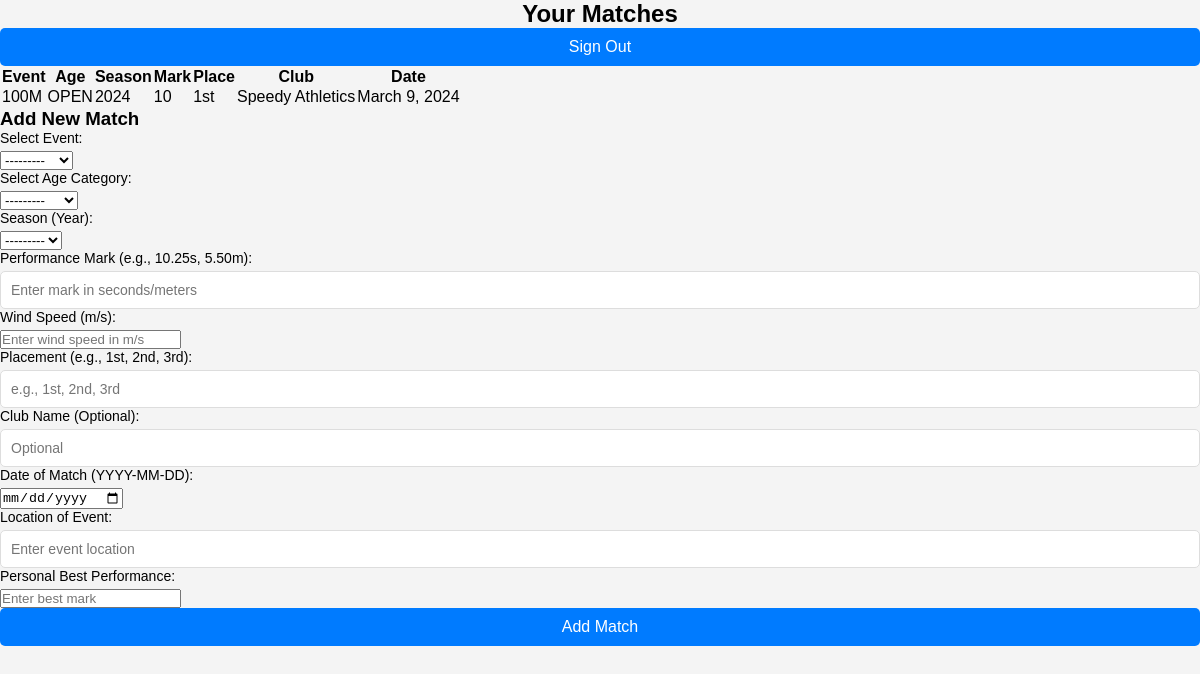
Page /athlete/matches/ (signed in) on the committed database.
### webApp/models.py (models this page shows, shortened)
class Match(models.Model):
    AGES = [
        ("OPEN", "Open"),
        ("U-23", "Under-23"),
        ("U-20", "Under-20"),
        ("U-18", "Under-18"),
        ("U-17", "Under-17"),
        ("U-15", "Under-15"),
        ("U-13", "Under-13"),
        ("U-11", "Under-11"),
        ("U-09", "Under-9"),
    ]
    SEASON = [
        (2025, "2025"),
        (2024, "2024"),
        (2023, "2023"),
        (2022, "2022"),
        (2021, "2021"),
        (2020, "2020"),
        (2019, "2019"),
    ]
    matchID = models.AutoField(primary_key=True)
    athlete = models.ForeignKey(Athlete, on_delete=models.CASCADE, related_name="matches", null=True)  # ForeignKey to Athlete
    event = models.ForeignKey(Event, on_delete=models.CASCADE, related_name="matches", null=True)  # ForeignKey to Event
    windSpeed = models.DecimalField(max_digits=3, decimal_places=1)
    place = models.CharField(max_length=200)
    date = models.DateField()
    location = models.CharField(max_length=200)
    mark = models.CharField(max_length=10)
    age = models.CharField(max_length=5, choices=AGES)
    club = models.CharField(max_length=200, default=None, blank=True, null=True)  # The club name the athlete performed under for a match
    personalBest = models.DecimalField(max_digits=10, decimal_places=2)
    season = models.IntegerField(choices=SEASON)
    gender = models.CharField(max_length=6, choices=Athlete.GENDER, default="MALE")  # Match gender (can be different from athlete)

class Event(models.Model):
    EVENTS = [
        ("60M", "60 Meters"),
        ("80M", "80 Meters"),
        ("100M", "100 Meters"),
        ("200M", "200 Meters"),
        ("400M", "400 Meters"),
        ("800M", "800 Meters"),
        ("1000M", "1000 Meters"),
        ("1200M", "1200 Meters"),
        ("1500M", "1500 Meters"),
        ("3000M", "3000 Meters"),
        ("5000M", "5000 Meters"),
        ("10000M", "10000 Meters"),
        ("60H", "60 Hurdles"),
        ("100H", "100 Hurdles"),
        ("110H", "110 Hurdles"),
        ("400H", "400 Hurdles"),
        ("3000SC", "3000 SC"),
        ("4100R", "4×100 Relay"),
        ("4400R", "4×400 Relay"),
        ("HM", "Half Marathon"),
        ("M", "Marathon"),
        ("20KW", "20K Walk"),
        ("PENT", "Pentathlon"),
        ("HEPT", "Heptathlon"),
        ("OCTA", "Octathlon"),
        ("DECA", "Decathlon"),
        ("HJ", "High Jump"),
        ("LJ", "Long Jump"),
        ("TRJ", "Triple Jump"),
        ("PV", "Pole Vault"),
        ("DISCUS", "Discus"),
        ("JAVE", "Javelin"),
        ("HAM", "Hammer"),
        ("SHOT", "Shot Put"),
        ("80H", "80 Hurdles"),
        ("BT", "Ball Throw"),
    ]
    eventID = models.AutoField(primary_key=True)
    eventName = models.CharField(max_length=200, choices=EVENTS)
    description = models.TextField(blank=True, null=True)  # Optional event description
    def __str__(self):
        return self.eventName  # Displays the event's name

### webApp/views.py (the view)
# urls.py: path('athlete/matches/', views.athlete_matches, name='athlete_matches'),
@login_required
def athlete_matches(request):
	athlete = request.user  # Assuming the user model has a related 'athlete'
	matches = Match.objects.filter(athlete=athlete)
	if request.method == 'POST':
		form = MatchForm(request.POST)
		if form.is_valid():
			new_match = form.save(commit=False)
			new_match.athlete = athlete  # Set the logged-in athlete
			new_match.save()
			return redirect('athlete_matches')  # Redirect back to the matches page
	else:
		form = MatchForm()
	return render(request, 'website/athlete_matches.html', {'matches': matches, 'form': form})

### webApp/templates/website/athlete_matches.html (shortened to what this page needs)
{% extends "website/layout.html" %}
{% load static %}
{% block body %}
<h2>Your Matches</h2>
<form action="{% url 'logout' %}" method="post">
    <button type="submit">Sign Out</button>
</form>
<table>
    <tr>
        <th>Event</th>
        <th>Age</th>
        <th>Season</th>
        <th>Mark</th>
        <th>Place</th>
        <th>Club</th>
        <th>Date</th>
    </tr>
    {% for match in matches %}
    <tr>
        <td>{{ match.event }}</td>
        <td>{{ match.age }}</td>
        <td>{{ match.season }}</td>
        <td>{{ match.mark }}</td>
        <td>{{ match.place }}</td>
        <td>{{ match.club }}</td>
        <td>{{ match.date }}</td>
    </tr>
    {% endfor %}
</table>
<h3>Add New Match</h3>
<form method="POST">
    {{ form.as_p }}
    <button type="submit">Add Match</button>
</form>
{% endblock %}

### webApp/static/website/styles.css (style rules this page uses)
* { box-sizing: border-box; margin: 0; padding: 0; }
body { font-family: Arial, sans-serif; background-color: #f4f4f4; margin: 0; padding: 0; }
h2 { text-align: center; }
label { display: block; font-size: 14px; margin-bottom: 5px; }
input[type="text"], input[type="password"] { width: 100%; padding: 10px; font-size: 14px; border: 1px solid #ddd; border-radius: 5px; }
button { width: 100%; padding: 10px; background-color: #007bff; color: white; border: none; border-radius: 5px; font-size: 16px; }

### rows in the picture
Match: event "100M", age "OPEN", season "2024", mark "10", place "1st", club "Speedy Athletics", date "March 9, 2024"
